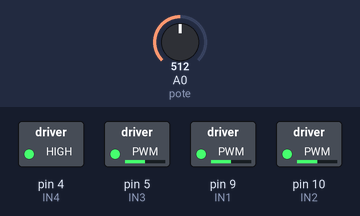
A sketch run on a simulated Arduino Uno, built with avr-gcc and run on an emulated ATmega328P. On the bench: switched loads named in the sketch (green lamp = pin HIGH). Inputs (shaded band) come from the test bench; at power-on: A0 (pote) = 512.

Above: at 1.2 s.
1.3 s: A0 (pote) set to 716
At 2.3 s:
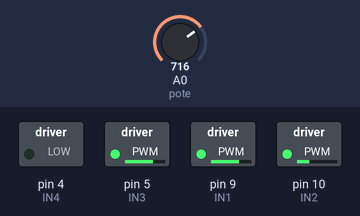
2.8 s: A0 (pote) set to 900
At 3.5 s:
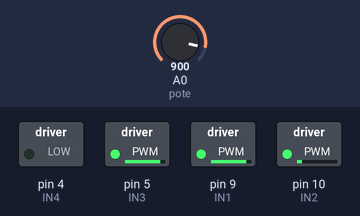
4.3 s: A0 (pote) set to 1023
At 4.6 s:
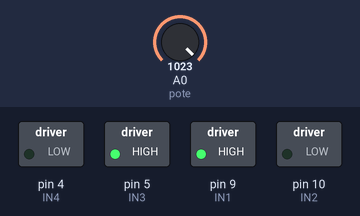
5.8 s: A0 (pote) set to 306
At 7.0 s:
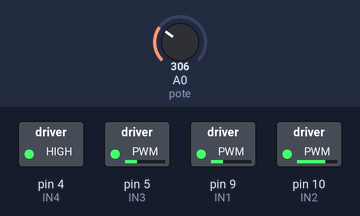
7.3 s: A0 (pote) set to 122
At 8.1 s:
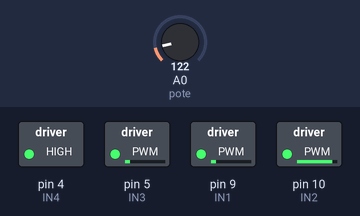
8.8 s: A0 (pote) set to 511
At 9.2 s:
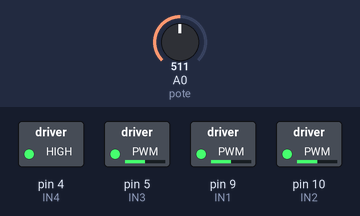
Timing chart, 0 to 11.3 s (numbered marks = the images above; inputs shaded):
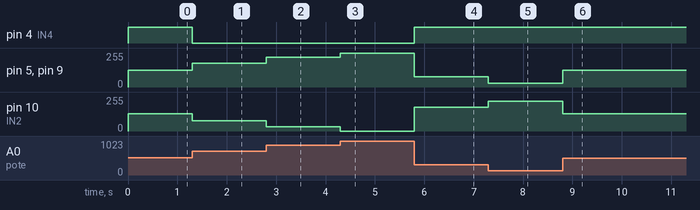

The sketch:

velocidad_motores_potenciometro.ino
```cpp
int IN3 = 5;
int IN4 = 4;
int IN2 = 10;
int IN1 = 9;

int pote=A0;   //Potenciómetro
int valorpote;     //Variable que recoge el valor del potenciómetro

int pwm1;          //Variable del PWM 1
int pwm2;          //Variable del PWM 2

void setup()
{
  pinMode (IN4, OUTPUT);    // Input4 conectada al pin 4
  pinMode (IN3, OUTPUT);    // Input3 conectada al pin 5

  pinMode (IN2, OUTPUT);    // Input4 conectada al pin 4
  pinMode (IN1, OUTPUT);    // Input3 conectada al pin 5
}
void loop()
{

   //Almacenamos el valor del potenciómetro en la variable
  valorpote=analogRead(pote);

  pwm1 = map(valorpote, 0, 1023, 0, 255);
  pwm2 = map(valorpote, 0, 1023, 255, 0); //El PWM 2 esta invertido respecto al PWM 1

  //Sacamos el PWM de las dos salidas usando analogWrite(pin,valor)
  analogWrite(IN3,pwm1);
  analogWrite(IN4,pwm2);

analogWrite(IN1,pwm1);
  analogWrite(IN2,pwm2);
  /*
  // Motor gira en un sentido
  digitalWrite (IN4, HIGH);
  digitalWrite (IN3, LOW);
  delay(4000);
  // Motor no gira
  digitalWrite (IN4, LOW);
  delay(500);
  // Motor gira en sentido inverso
  digitalWrite (IN3, HIGH);
  delay(4000);
  // Motor no gira
  digitalWrite (IN3, LOW);
  delay(5000);
  */
}
```

Measured:
- after the input at 1.3 s, pin 4 (IN4): HIGH → LOW at once; pin 5 (IN3), pin 9 (IN1): 127/255 → 178/255 at once; pin 10 (IN2): 128/255 → 77/255 at once
- after the input at 2.8 s, pin 5 (IN3), pin 9 (IN1): 178/255 → 224/255 at once; pin 10 (IN2): 77/255 → 31/255 at once
- after the input at 4.3 s, pin 5 (IN3), pin 9 (IN1): 224/255 → 255/255 at once; pin 10 (IN2): 31/255 → 0/255 at once
- after the input at 5.8 s, pin 4 (IN4): LOW → HIGH at once; pin 5 (IN3), pin 9 (IN1): 255/255 → 76/255 at once; pin 10 (IN2): 0/255 → 179/255 at once
- after the input at 7.3 s, pin 5 (IN3), pin 9 (IN1): 76/255 → 30/255 at once; pin 10 (IN2): 179/255 → 225/255 at once
- after the input at 8.8 s, pin 5 (IN3), pin 9 (IN1): 30/255 → 127/255 at once; pin 10 (IN2): 225/255 → 128/255 at once
